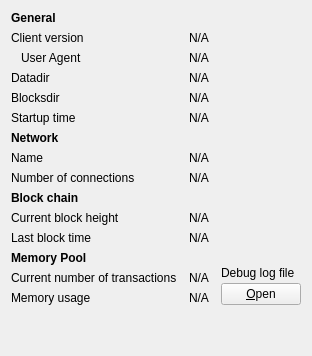
     <widget class="QWidget" name="tab_info">
      <attribute name="title">
       <string>&amp;Information</string>
      </attribute>
      <layout class="QGridLayout" name="gridLayout" columnstretch="0,1,0">
       <property name="horizontalSpacing">
        <number>12</number>
       </property>
       <item row="0" column="0">
        <widget class="QLabel" name="label_9">
         <property name="font">
          <font>
           <weight>75</weight>
           <bold>true</bold>
          </font>
         </property>
         <property name="text">
          <string>General</string>
         </property>
        </widget>
       </item>
       <item row="1" column="0">
        <widget class="QLabel" name="label_6">
         <property name="text">
          <string>Client version</string>
         </property>
        </widget>
       </item>
       <item row="1" column="1" colspan="2">
        <widget class="QLabel" name="clientVersion">
         <property name="cursor">
          <cursorShape>IBeamCursor</cursorShape>
         </property>
         <property name="text">
          <string>N/A</string>
         </property>
         <property name="textFormat">
          <enum>Qt::PlainText</enum>
         </property>
         <property name="textInteractionFlags">
          <set>Qt::LinksAccessibleByMouse|Qt::TextSelectableByKeyboard|Qt::TextSelectableByMouse</set>
         </property>
        </widget>
       </item>
       <item row="2" column="0">
        <widget class="QLabel" name="labelClientUserAgent">
         <property name="text">
          <string>User Agent</string>
         </property>
         <property name="indent">
          <number>10</number>
         </property>
        </widget>
       </item>
       <item row="2" column="1" colspan="2">
        <widget class="QLabel" name="clientUserAgent">
         <property name="cursor">
          <cursorShape>IBeamCursor</cursorShape>
         </property>
         <property name="text">
          <string>N/A</string>
         </property>
         <property name="textFormat">
          <enum>Qt::PlainText</enum>
         </property>
         <property name="textInteractionFlags">
          <set>Qt::LinksAccessibleByMouse|Qt::TextSelectableByKeyboard|Qt::TextSelectableByMouse</set>
         </property>
        </widget>
       </item>
       <item row="3" column="0">
        <widget class="QLabel" name="label_12">
         <property name="text">
          <string>Datadir</string>
         </property>
        </widget>
       </item>
       <item row="3" column="1" colspan="2">
        <widget class="QLabel" name="dataDir">
         <property name="cursor">
          <cursorShape>IBeamCursor</cursorShape>
         </property>
         <property name="toolTip">
          <string>To specify a non-default location of the data directory use the '%1' option.</string>
         </property>
         <property name="text">
          <string>N/A</string>
         </property>
         <property name="textFormat">
          <enum>Qt::PlainText</enum>
         </property>
         <property name="wordWrap">
          <bool>true</bool>
         </property>
         <property name="textInteractionFlags">
          <set>Qt::LinksAccessibleByMouse|Qt::TextSelectableByKeyboard|Qt::TextSelectableByMouse</set>
         </property>
        </widget>
       </item>
       <item row="4" column="0">
        <widget class="QLabel" name="label_11">
         <property name="text">
          <string>Blocksdir</string>
         </property>
        </widget>
       </item>
       <item row="4" column="1" colspan="2">
        <widget class="QLabel" name="blocksDir">
         <property name="cursor">
          <cursorShape>IBeamCursor</cursorShape>
         </property>
         <property name="toolTip">
          <string>To specify a non-default location of the blocks directory use the '%1' option.</string>
         </property>
         <property name="text">
          <string>N/A</string>
         </property>
         <property name="textFormat">
          <enum>Qt::PlainText</enum>
         </property>
         <property name="wordWrap">
          <bool>true</bool>
         </property>
         <property name="textInteractionFlags">
          <set>Qt::LinksAccessibleByMouse|Qt::TextSelectableByKeyboard|Qt::TextSelectableByMouse</set>
         </property>
        </widget>
       </item>
       <item row="5" column="0">
        <widget class="QLabel" name="label_13">
         <property name="text">
          <string>Startup time</string>
         </property>
        </widget>
       </item>
       <item row="5" column="1" colspan="2">
        <widget class="QLabel" name="startupTime">
         <property name="cursor">
          <cursorShape>IBeamCursor</cursorShape>
         </property>
         <property name="text">
          <string>N/A</string>
         </property>
         <property name="textFormat">
          <enum>Qt::PlainText</enum>
         </property>
         <property name="textInteractionFlags">
          <set>Qt::LinksAccessibleByMouse|Qt::TextSelectableByKeyboard|Qt::TextSelectableByMouse</set>
         </property>
        </widget>
       </item>
       <item row="6" column="0">
        <widget class="QLabel" name="labelNetwork">
         <property name="font">
          <font>
           <weight>75</weight>
           <bold>true</bold>
          </font>
         </property>
         <property name="text">
          <string>Network</string>
         </property>
        </widget>
       </item>
       <item row="7" column="0">
        <widget class="QLabel" name="label_8">
         <property name="text">
          <string>Name</string>
         </property>
        </widget>
       </item>
       <item row="7" column="1" colspan="2">
        <widget class="QLabel" name="networkName">
         <property name="cursor">
          <cursorShape>IBeamCursor</cursorShape>
         </property>
         <property name="text">
          <string>N/A</string>
         </property>
         <property name="textFormat">
          <enum>Qt::PlainText</enum>
         </property>
         <property name="textInteractionFlags">
          <set>Qt::LinksAccessibleByMouse|Qt::TextSelectableByKeyboard|Qt::TextSelectableByMouse</set>
         </property>
        </widget>
       </item>
       <item row="8" column="0">
        <widget class="QLabel" name="label_7">
         <property name="text">
          <string>Number of connections</string>
         </property>
        </widget>
       </item>
       <item row="8" column="1" colspan="2">
        <widget class="QLabel" name="numberOfConnections">
         <property name="cursor">
          <cursorShape>IBeamCursor</cursorShape>
         </property>
         <property name="text">
          <string>N/A</string>
         </property>
         <property name="textFormat">
          <enum>Qt::PlainText</enum>
         </property>
         <property name="textInteractionFlags">
          <set>Qt::LinksAccessibleByMouse|Qt::TextSelectableByKeyboard|Qt::TextSelectableByMouse</set>
         </property>
        </widget>
       </item>
       <item row="9" column="0">
        <widget class="QLabel" name="label_10">
         <property name="font">
          <font>
           <weight>75</weight>
           <bold>true</bold>
          </font>
         </property>
         <property name="text">
          <string>Block chain</string>
         </property>
        </widget>
       </item>
       <item row="10" column="0">
        <widget class="QLabel" name="label_3">
         <property name="text">
          <string>Current block height</string>
         </property>
        </widget>
       </item>
       <item row="10" column="1" colspan="2">
        <widget class="QLabel" name="numberOfBlocks">
         <property name="cursor">
          <cursorShape>IBeamCursor</cursorShape>
         </property>
         <property name="text">
          <string>N/A</string>
         </property>
         <property name="textFormat">
          <enum>Qt::PlainText</enum>
         </property>
         <property name="textInteractionFlags">
          <set>Qt::LinksAccessibleByMouse|Qt::TextSelectableByKeyboard|Qt::TextSelectableByMouse</set>
         </property>
        </widget>
       </item>
       <item row="11" column="0">
        <widget class="QLabel" name="labelLastBlockTime">
         <property name="text">
          <string>Last block time</string>
         </property>
        </widget>
       </item>
       <item row="11" column="1" colspan="2">
        <widget class="QLabel" name="lastBlockTime">
         <property name="cursor">
          <cursorShape>IBeamCursor</cursorShape>
         </property>
         <property name="text">
          <string>N/A</string>
         </property>
         <property name="textFormat">
          <enum>Qt::PlainText</enum>
         </property>
         <property name="textInteractionFlags">
          <set>Qt::LinksAccessibleByMouse|Qt::TextSelectableByKeyboard|Qt::TextSelectableByMouse</set>
         </property>
        </widget>
       </item>
       <item row="12" column="0">
        <widget class="QLabel" name="labelMempoolTitle">
         <property name="font">
          <font>
           <weight>75</weight>
           <bold>true</bold>
          </font>
         </property>
         <property name="text">
          <string>Memory Pool</string>
         </property>
        </widget>
       </item>
       <item row="13" column="0">
        <widget class="QLabel" name="labelNumberOfTransactions">
         <property name="text">
          <string>Current number of transactions</string>
         </property>
        </widget>
       </item>
       <item row="13" column="1">
        <widget class="QLabel" name="mempoolNumberTxs">
         <property name="cursor">
          <cursorShape>IBeamCursor</cursorShape>
         </property>
         <property name="text">
          <string>N/A</string>
         </property>
         <property name="textFormat">
          <enum>Qt::PlainText</enum>
         </property>
         <property name="textInteractionFlags">
          <set>Qt::LinksAccessibleByMouse|Qt::TextSelectableByKeyboard|Qt::TextSelectableByMouse</set>
         </property>
        </widget>
       </item>
       <item row="14" column="0">
        <widget class="QLabel" name="labelMemoryUsage">
         <property name="text">
          <string>Memory usage</string>
         </property>
        </widget>
       </item>
       <item row="14" column="1">
        <widget class="QLabel" name="mempoolSize">
         <property name="cursor">
          <cursorShape>IBeamCursor</cursorShape>
         </property>
         <property name="text">
          <string>N/A</string>
         </property>
         <property name="textFormat">
          <enum>Qt::PlainText</enum>
         </property>
         <property name="textInteractionFlags">
          <set>Qt::LinksAccessibleByMouse|Qt::TextSelectableByKeyboard|Qt::TextSelectableByMouse</set>
         </property>
        </widget>
       </item>
       <item row="12" column="2" rowspan="3">
        <layout class="QVBoxLayout" name="verticalLayoutDebugButton">
         <property name="spacing">
          <number>3</number>
         </property>
         <item>
          <spacer name="verticalSpacer_2">
           <property name="orientation">
            <enum>Qt::Vertical</enum>
           </property>
           <property name="sizeHint" stdset="0">
            <size>
             <width>10</width>
             <height>5</height>
            </size>
           </property>
          </spacer>
         </item>
         <item>
          <widget class="QLabel" name="labelDebugLogfile">
           <property name="text">
            <string>Debug log file</string>
           </property>
          </widget>
         </item>
         <item>
          <widget class="QPushButton" name="openDebugLogfileButton">
           <property name="toolTip">
            <string>Open the %1 debug log file from the current data directory. This can take a few seconds for large log files.</string>
           </property>
           <property name="text">
            <string>&amp;Open</string>
           </property>
           <property name="autoDefault">
            <bool>false</bool>
           </property>
          </widget>
         </item>
        </layout>
       </item>
       <item row="15" column="0">
        <spacer name="verticalSpacer">
         <property name="orientation">
          <enum>Qt::Vertical</enum>
         </property>
         <property name="sizeHint" stdset="0">
          <size>
           <width>20</width>
           <height>40</height>
          </size>
         </property>
        </spacer>
       </item>
      </layout>
     </widget>
